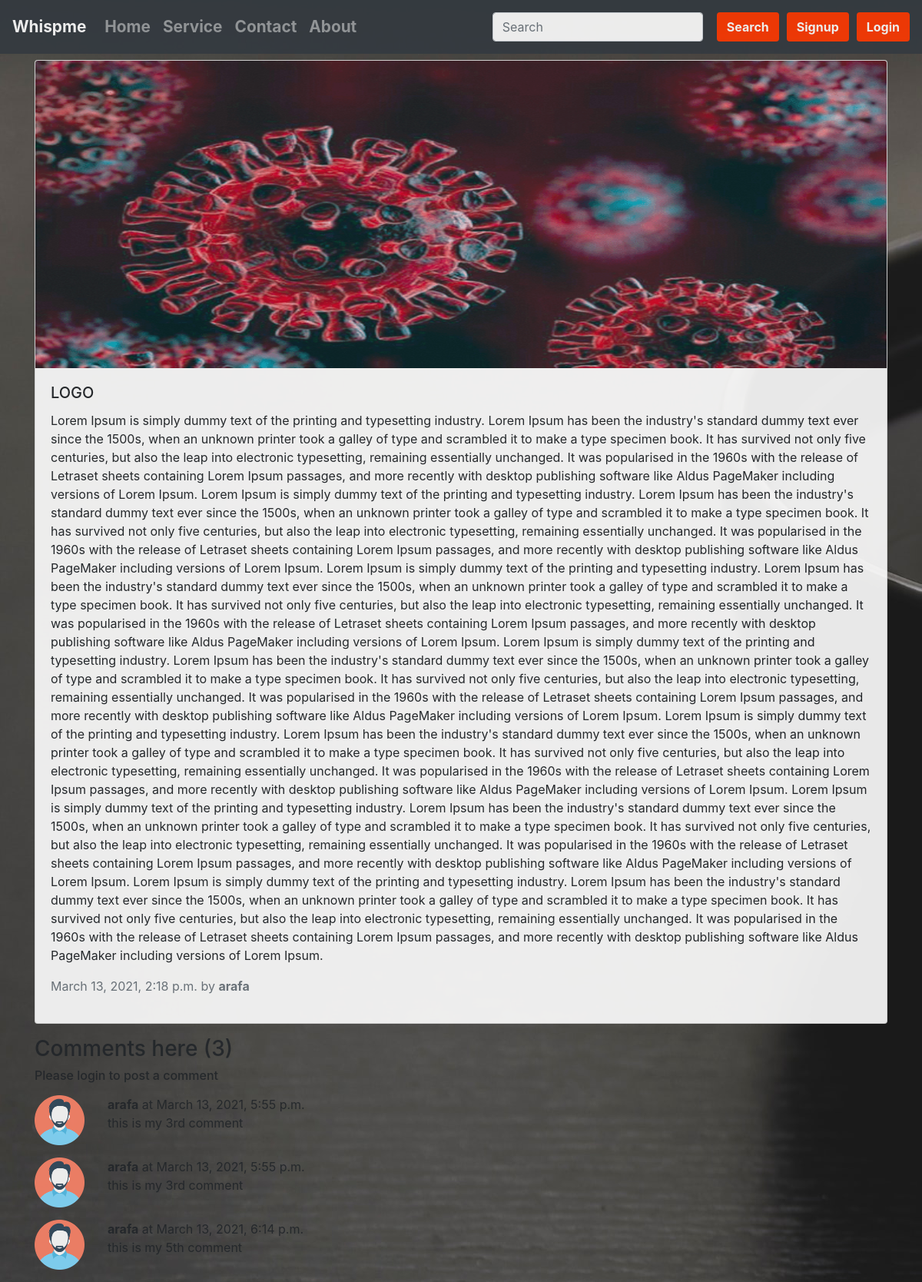
Screenshot of /whispme/first_post with the database file from the repository.
### whispme/models.py (models this page shows, shortened)
class Post(models.Model):
    sno=models.AutoField(primary_key=True)
    photo = models.ImageField(upload_to='images/')
    title=models.CharField(max_length=100)
    author=models.CharField(max_length=25)
    slug = models.CharField(max_length=20)
    content = models.TextField()
    timestamp = models.DateTimeField(blank=True)

class PostComment(models.Model):
    sno =models.AutoField(primary_key=True)
    comment =models.TextField()
    post=models.ForeignKey(Post,on_delete=models.CASCADE)
    user =models.ForeignKey(User, on_delete=models.CASCADE)
    timestamp =models.DateTimeField(default=now)

### whispme/views.py (the view)
# urls.py: path('<str:slug>',views.homeviews, name='homeviews'),
def homeviews(request,slug):
    post = Post.objects.filter(slug=slug).first()
    comments =PostComment.objects.filter(post=post)
    context = {"post":post,"comments":comments,"user":request.user}
    return render(request, "homeviews.html",context)

### templates/homeviews.html (shortened to what this page needs)
{% extends "base.html" %}
{% block body %}
<div class="container my-2">
  <div class="card mb-3">
    <img src="{{post.photo.url}}" style="height:400px;" class="card-img-top" alt="...">
    <div class="card-body">
      <h5 class="card-title">{{post.title}}</h5>
      <p class="card-text">{{post.content}}</p>
      <p class="card-text">
      <p class="text-muted">{{post.timestamp}} by <b>{{post.author}}</b></p>
      </p>
    </div>
  </div>
</div>
<div class="container">
  <h3>Comments here ({{comments.count}})</h3>
  {% if user.is_authenticated %}
  <form action="comment" method="POST">
  {% csrf_token %}
      <label for="exampleFormControlTextarea1">Enter your comment</label>
      <input class="form-control" id="comment" name="comment">
      <input type="hidden" name=postSno value="{{post.sno}}" >
      <button  class=" btn my-2" type="submit">Submit</button>
  </form>
  {% else %}
  <h6>Please login to post a comment</h6>
{% endif %}
{% for comment in comments  %}
<div class="row my-3">
<div class="col-md-1">
  <img src="/static/man.png" class="img-fluid" alt="">
</div>
<div class="col-md-11"><b>{{comment.user.username}}</b> at {{comment.timestamp}}
<div>{{comment.comment}}</div>
</div>
</div>
{% endfor %}
{% endblock body %}

### templates/base.html (shortened to what this page needs)
<!doctype html>
<html lang="en">
<head>
  <link rel="stylesheet" type="text/css" href="your_website_domain/css_root/flaticon.css">
  <link rel="stylesheet" href="https://cdn.jsdelivr.net/npm/bootstrap@4.5.3/dist/css/bootstrap.min.css"
>
</head>
<body>
  <nav class="navbar navbar-expand-lg bg-dark navbar-dark  ">
    <a class="navbar-brand" href="/whispme">Whispme</a>
    <div class="collapse navbar-collapse" id="navbarSupportedContent">
      <ul class="navbar-nav mr-auto">
        <li class="nav-item {% block homeactive %}{% endblock homeactive %}">
          <a class="nav-link" href="/whispme">Home </a>
        </li>
        <li class="nav-item {% block serviceactive %}{% endblock serviceactive %}">
          <a class="nav-link" href="service">Service</a>
        </li>
        <li class="nav-item {% block contactactive %}{% endblock contactactive %} ">
          <a class="nav-link " href="contact">Contact</a>
        </li>
        <li class="nav-item {% block aboutactive %}{% endblock aboutactive %}">
          <a class="nav-link" href="about">About</a>
        </li>
      </ul>
      <form class="form-inline">
        <input class="form-control mr-sm-2" type="search" placeholder="Search" aria-label="Search">
        <button class="btn my-2" type="submit">Search</button>
      </form>
      {% if user.is_authenticated %}
      <div class="dropdown">
        <button class="btn btn-secondary dropdown-toggle" type="button" id="dropdownMenuButton" data-toggle="dropdown"
          aria-haspopup="true" aria-expanded="false">
          Welcome {{request.user}}
        </button>
        <div class="dropdown-menu" aria-labelledby="dropdownMenuButton">
          <a class="dropdown-item" href="logout">logout</a>
        </div>
      </div>
     {% else %}
      <button type="button" class="btn" data-toggle="modal" data-target="#SignupModal">
        Signup
      </button>
      <button type="button" class="btn" data-toggle="modal" data-target="#LoginModal">
        Login
      </button>
      {% endif %}
    </div>
  </nav>
  {% block body %}
  {% endblock body %}
</body>
</html>

### templates/base.html (style rules this page uses)
body { background-image: url(/static/02.jpg); opacity: 0.9; }
.btn { background-color: #FF3800; color: white; margin-left: 10px; font-weight: bold; }
.nav-link { font-weight: bold; font-size: 1.3rem; }
.navbar-brand { font-weight: bold; font-size: 1.3rem; }

### rows the page displays
Post: photo (picture), title "LOGO", content "Lorem Ipsum is simply dummy text of the printing and typesetting industry. Lorem Ipsum has been the industry's standard dummy text ever since the 1500s, when an unknown printer took a galley of type and scrambled it to make a type specimen book. It has survived not only five centuries, but also the leap into electronic typesetting, remaining essentially unchanged. It was popularised in the 1960s with the release of Letraset sheets containing Lorem Ipsum passages, and more recently with desktop publishing software like Aldus PageMaker including versions of Lorem Ipsum. Lorem Ipsum is simply dummy text of the printing and typesetting industry. Lorem Ipsum has been the industry's standard…", timestamp "March 13, 2021, 2:18 p.m.", author "arafa"
PostComment: user.username "arafa", timestamp "March 13, 2021, 5:55 p.m.", comment "this is my 3rd comment"
PostComment: user.username "arafa", timestamp "March 13, 2021, 5:55 p.m.", comment "this is my 3rd comment"
PostComment: user.username "arafa", timestamp "March 13, 2021, 6:14 p.m.", comment "this is my 5th comment"

### other values shown
{{ comments.count }} "3"
